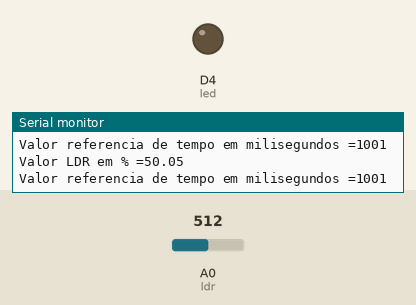
Bench run of a sketch on a simulated ESP8266 (NodeMCU). Parts: output pins drawn as LEDs (lit = HIGH), the last lines printed to the serial monitor. Dashed ring = blinking. The inputs (shaded band) are chosen by the test bench; at power-on: A0 (ldr) = 512.

Above: at 2.8 s.
2.9 s: A0 (ldr) set to 122
6.4 s: A0 (ldr) set to 0
At 7.2 s:
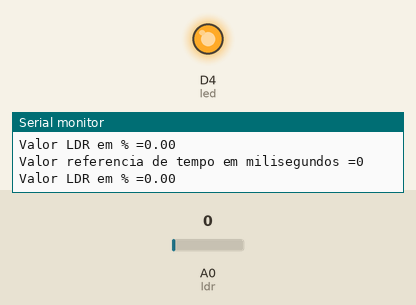
9.1 s: A0 (ldr) set to 4
11.8 s: A0 (ldr) set to 7
At 13.1 s:
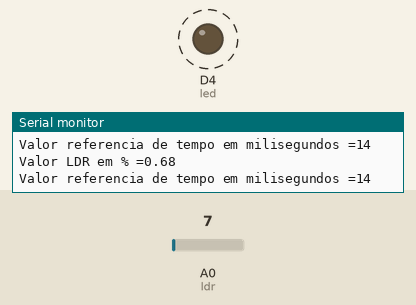
Timing chart, 0 to 18.8 s (numbered marks = the images above; inputs shaded):
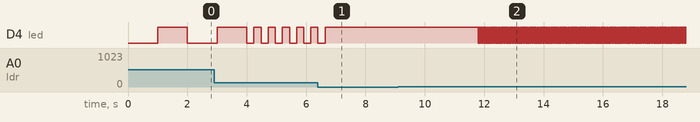

The sketch:

exercicio_3.ino
```cpp
// exercicio 3 Jean Pereira
// controle tempo para piscar led com valor analógico


int referencialed = 0;
int ldr = A0;
const int led = D4;
int valoranalog = 0 ;


void setup() {

Serial.begin(115200);
pinMode(led, OUTPUT);

}

void loop() {

  Serial.print("Valor LDR em % =");
  Serial.println(valoranalog*100.0/1023.0);
  valoranalog = analogRead(ldr);

  referencialed = map(valoranalog, 0, 1023, 0, 2000);   //Converte e atribui para a variavel "referencia" o valor lido no LDR

  Serial.print("Valor referencia de tempo em milisegundos =");      //Print Valor LDR em Porcentagem na Serial
  Serial.println(referencialed);  //Print Valor em % da Entrada Analógica LDR na Serial

  if (referencialed>10) {
      digitalWrite(led, LOW);
      delay(referencialed);                //Tempo Ligado
      digitalWrite(led,HIGH);   //Desliga LED
      delay(referencialed);                //Tempo Desligado
  } else {
      digitalWrite(led,HIGH);    //Desliga LED
  }


}
```

Measured:
- the behaviour switches between 5 and 6 on A0 (ldr) (found by bisection; images 1 and 2)
- after the input at 6.4 s, D4 (led): goes on until 6.6 s, then stays HIGH
- after the input at 11.8 s, D4 (led): alternates HIGH for 0.01 s and LOW for 0.01 s, starting at once
- by itself, D4 (led): repeats every 0.48 s: LOW 0.24 s, HIGH 0.24 s
